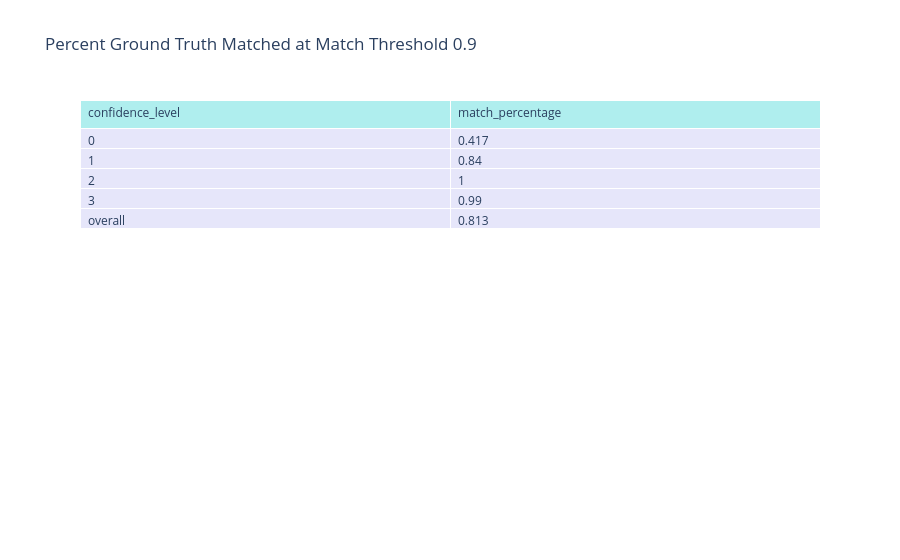

The notebook cell saved with this chart:
### Code cell
fig = go.Figure(data=[go.Table(
    header=dict(values=list(threshold_9_df.columns),
                fill_color='paleturquoise',
                align='left'),
    cells=dict(values=[threshold_9_df.confidence_level, round(threshold_9_df.match_percentage, 3)],
               fill_color='lavender',
               align='left'))
])
fig.update_layout(title= "Percent Ground Truth Matched at Match Threshold 0.9")
fig.show()

### Figure 1 — Plotly figure (JSON) as saved in the notebook; plotly's stock layout.template omitted (floating-point values rounded to 4 significant figures)
{"data": [{"cells": {"align": "left", "fill": {"color": "lavender"}, "values": [[0, 1, 2, 3, "overall"], [0.417, 0.84, 1, 0.99, 0.813]]}, "header": {"align": "left", "fill": {"color": "paleturquoise"}, "values": ["confidence_level", "match_percentage"]}, "type": "table"}], "layout": {"title": {"text": "Percent Ground Truth Matched at Match Threshold 0.9"}}}
